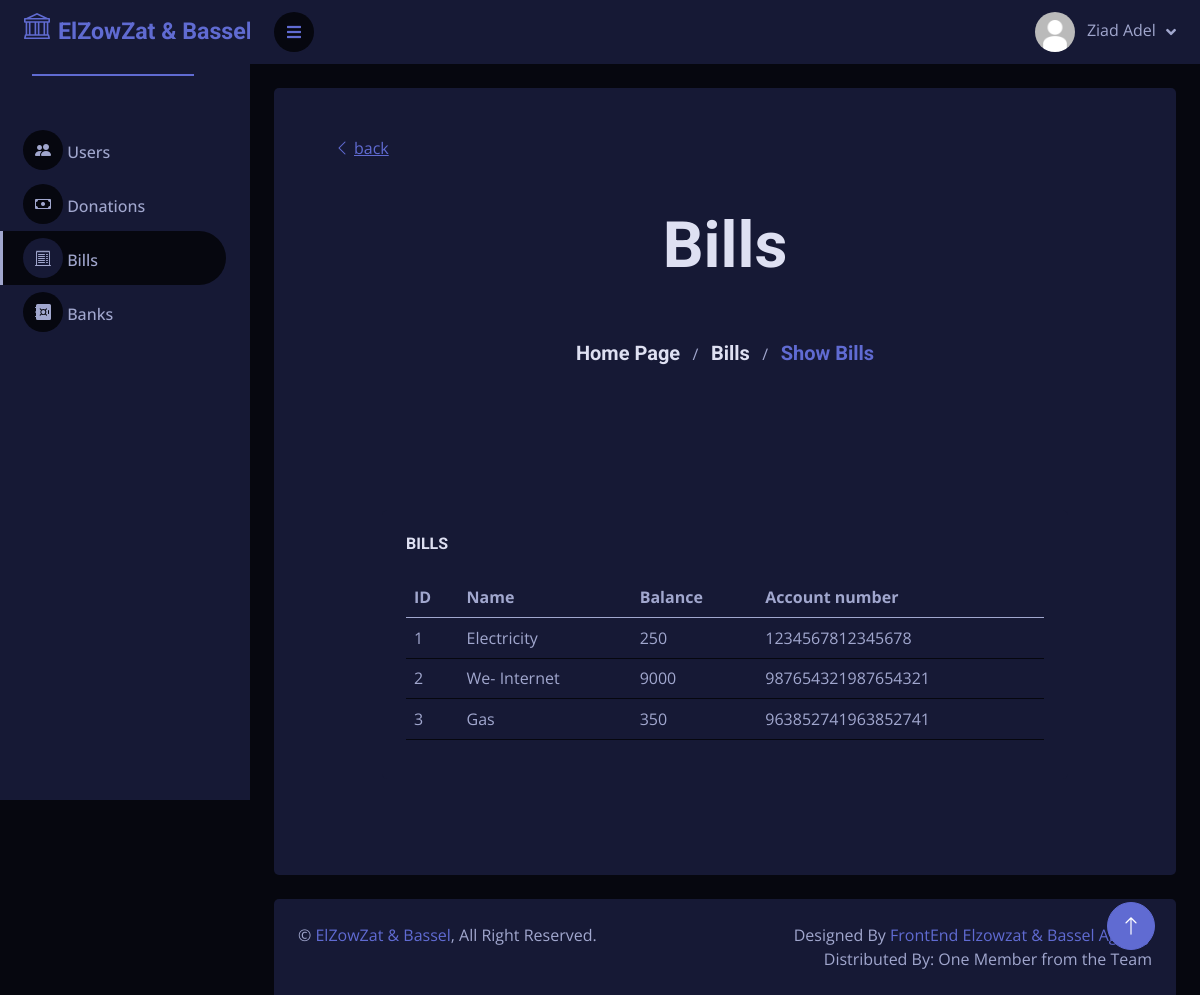
Page /Views/admin/show-bills.php (signed in) on the committed database.
### tables this page shows
CREATE TABLE `users` (
  `id` int(11) NOT NULL,
  `name` varchar(50) NOT NULL,
  `email` varchar(70) NOT NULL,
  `password` varchar(300) NOT NULL,
  `phone_number` varchar(30) NOT NULL,
  `role` int(11) NOT NULL,
  `image_path` text NOT NULL DEFAULT '../assets/img/profile_default.jpg'
);

CREATE TABLE `bills` (
  `id` int(11) NOT NULL,
  `name` varchar(30) NOT NULL,
  `balance` double NOT NULL,
  `account_number` varchar(30) NOT NULL
);

### controllers/CRUD.php (called while the page is built, shortened)
<?php
class CRUD
{
    public static function Select($query)
    {
        $db = new DBConnection();
        $connection = $db->openConnection();
        if ($connection != false) {
            $result = $connection->query($query);
            if (!$result) {
                echo "Error : " . mysqli_error($connection);
                $db->closeConnection();
                return false;
            } else {
                return $result->fetch_all(MYSQLI_ASSOC);
            }
        } else {
            echo "Error : ";
            return false;
        }
    }
}

### Models/User.php (called while the page is built, shortened)
<?php
require_once "Person.php";
?>
<?php
$exp = "~[a-zA-Z]*Controller~";
if (preg_match($exp, pathinfo($_SERVER['PHP_SELF'], PATHINFO_FILENAME))) {
    require_once "CRUD.php";
} else {
    require_once "../../controllers/CRUD.php";
}
class User extends PERSON
{
    private $image_path;
    public function __construct($id, $name, $email, $password, $image_path, $phone_number)
    {
        $this->image_path = $image_path;
    }
    public static function constructFromDB($id)
    {
        $query = "SELECT * FROM users WHERE id = '$id'";
        $res = CRUD::Select($query)[0];
        return new User($id, $res["name"], $res["email"], $res["password"], $res["image_path"], $res["phone_number"]);
    }
    public function getImagePath()
    {
        return  $this->image_path;
    }
}
?>

### Models/Person.php (called while the page is built, shortened)
<?php
abstract class PERSON
{
    protected $name;
    public function __construct($name, $id, $email, $password)
    {
        $this->name = $name;
    }
    public function getName()
    {
        return $this->name;
    }
}
?>

### controllers/BillController.php (called while the page is built, shortened)
<?php
require_once 'CRUD.php';
class BillController{
        public function viewAllbills(){
            $query = "select * from bills";
            $result = CRUD::Select($query);
            if($result){
                return $result;
            }
            else{
                echo "NO BILLS TO SHOW";
                return false;
            }
        }
    }

### Views/admin/show-bills.php (the view, shortened to what this page needs)
<?php require_once("../main-components/admin-header.php") ?>
<?php require_once("../main-components/admin-side-navbar.php") ?>
<?php require_once("../main-components/navbar.php") ?>
<?php require_once("../../controllers/BillController.php"); ?>
<?php $billcontroller = new BillController; ?>
<div class="container-fluid pt-4 px-4">
    <div class="row bg-secondary rounded align-items-center justify-content-center mx-0 p-5">
        <div class="container back-to-previous" onclick="window.history.back()">
            <a class="text-decoration-underline"><i class="bi bi-chevron-left me-1"></i>back</a>
        </div>
        <div class="col-12 text-center header">
            <h3 class="display-3 p-5">Bills</h3>
        </div>
        <div class="col-12 text-center pb-5">
            <span id="links-tracking">
                <a href="index.php" class="h5">Home Page</a>
                &nbsp;
                /
                &nbsp;
                <a href="bills.php" class="h5">Bills</a>
                &nbsp;
                /
                &nbsp;
                <a class="h5 text-primary">Show Bills</a>
            </span>
        </div>
        <div class="container-fluid pt-5">
            <div class="row justify-content-center h-100 p-5">
                <div class="col-12">
                    <div class="bg-secondary rounded h-100 p-4">
                        <h6 class="mb-4">BILLS</h6>
                        <div class="table-responsive">
                            <table class="table">
                                <thead>
                                    <tr>
                                        <th scope="col">ID</th>
                                        <th scope="col">Name</th>
                                        <th scope="col">Balance</th>
                                        <th scope="col">Account number</th>
                                    </tr>
                                </thead>
                                <tbody>
                                    <?php
                                    $bill = $billcontroller->viewAllbills();
                                    if ($bill) {
                                        foreach ($bill as $bills) {
                                            echo "<tr>";
                                            echo "<td>" . $bills['id'] . "</td>";
                                            echo "<td>" . $bills['name'] . "</td>";
                                            echo "<td>" . $bills['balance'] . "</td>";
                                            echo "<td>" . $bills['account_number'] . "</td>";
                                            echo "<tr>";
                                        }
                                    }
                                    ?>
                                </tbody>
                            </table>
                        </div>
                    </div>
                </div>
            </div>
        </div>
    </div>
</div>
<?php require_once("../main-components/footer.php") ?>

### Views/main-components/admin-header.php (shortened to what this page needs)
<!DOCTYPE html>
<html lang="en">
<head>
    <link href="https://cdnjs.cloudflare.com/ajax/libs/font-awesome/5.10.0/css/all.min.css" rel="stylesheet">
    <link href="https://cdn.jsdelivr.net/npm/bootstrap-icons@1.4.1/font/bootstrap-icons.css" rel="stylesheet">
    <link href='https://unpkg.com/boxicons@2.1.4/css/boxicons.min.css' rel='stylesheet'>
    <link href="../assets/lib/owlcarousel/assets/owl.carousel.min.css" rel="stylesheet">
    <link href="../assets/lib/tempusdominus/css/tempusdominus-bootstrap-4.min.css" rel="stylesheet" />
    <link href="../assets/css/bootstrap.min.css" rel="stylesheet">
    <link href="../assets/css/style.css" rel="stylesheet">
    <link href="../assets/css/Iconstylefav.css" rel="stylesheet">
</head>
<body>
    <div class="container-fluid position-relative d-flex p-0">

### Views/main-components/admin-side-navbar.php (shortened to what this page needs)
<div class="sidebar pe-4 pb-3">
    <nav class="navbar bg-secondary navbar-dark">
        <a href="index.php" class="navbar-brand mx-4 mb-3 d-flex align-items-baseline">
            <span class="h6 ms-2 text-primary" style="font-size: 1.45rem">ElZowZat & Bassel</span>
        </a>
        <div class="line" style="margin: -2rem 2rem"></div>
        <div class="navbar-nav w-100">
            <a id="users" href="users.php" class="nav-item nav-link">
                <i class="bi bi-people-fill"></i>
                Users
            </a>
            <a id="donations" href="donations.php" class="nav-item nav-link">
            <i class="bi bi-cash"></i>
                Donations
            </a>
            <a id="bills" href="bills.php" class="nav-item nav-link">
                <i class="bi bi-receipt-cutoff"></i>
                Bills
            </a>
            <a id="banks" href="banks.php" class="nav-item nav-link">
                <i class="bi">
                </i>
                Banks
            </a>
        </div>
    </nav>
</div>

### Views/main-components/navbar.php (shortened to what this page needs)
<?php require_once ("../../models/User.php") ?>
<?php
$active_user_id = $_SESSION['user']['id'];
$user = User::constructFromDB($active_user_id);
?>
<div class="content">
    <nav class="navbar navbar-expand bg-secondary navbar-dark sticky-top px-4 py-0">
        <a href="#" class="sidebar-toggler flex-shrink-0">
            <i class="fa fa-bars"></i>
        </a>
        <div class="navbar-nav align-items-center ms-auto">
            <div class="nav-item dropdown">
                <a href="#" class="nav-link dropdown-toggle" data-bs-toggle="dropdown">
                    <img class="rounded-circle me-lg-2" src="<?php echo $user->getImagePath() ?>" alt=""
                        style="width: 40px; height: 40px;">
                    <span class="d-none d-lg-inline-flex">
                        <?php
                        echo $user->getName();
                        ?>
                    </span>
                </a>
            </div>
        </div>
    </nav>

### Views/main-components/footer.php (shortened to what this page needs)
<div class="container-fluid pt-4 px-4">
    <div class="bg-secondary rounded-top p-4">
        <div class="row">
            <div class="col-12 col-sm-6 text-center text-sm-start">
                &copy; <a href="#">ElZowZat & Bassel</a>, All Right Reserved.
            </div>
            <div class="col-12 col-sm-6 text-center text-sm-end">
                Designed By <a href="https://htmlcodex.com">FrontEnd Elzowzat & Bassel Agency</a>
                <br>Distributed By: One Member from the Team<a href="https://themewagon.com" target="_blank"></a>
            </div>
        </div>
    </div>
</div>
</div>
<a href="#" class="btn btn-lg btn-primary btn-lg-square back-to-top"><i class="bi bi-arrow-up"></i></a>
</div>
</body>
</html>

### Views/assets/css/style.css (style rules this page uses)
:root { --text: #dee0f2; --background: #06070f; --dark: #06070f; --primary: #a1a7ce; --secondary: #161935; --accent: #606bd2; }
.back-to-top { position: fixed; display: none; right: 45px; bottom: 45px; z-index: 99; }
.btn { transition: 0.5s; }
.btn-lg-square { width: 48px; height: 48px; }
.btn-square, .btn-sm-square, .btn-lg-square { padding: 0; display: inline-flex; align-items: center; justify-content: center; font-weight: normal; border-radius: 50px; }
.sidebar { position: fixed; top: 0; left: 0; bottom: 0; width: 250px; height: 100vh; overflow-y: auto; background: var(--secondary); transition: 0.5s; z-index: 999; }
.content { margin-left: 250px; min-height: 100vh; background: var(--dark); transition: 0.5s; }
@media (min-width: 992px) { .sidebar { margin-left: 0; } }
@media (min-width: 992px) { .content { width: calc(100% - 250px); } }
.sidebar .navbar .navbar-nav .nav-link { padding: 7px 20px; color: var(--light); font-weight: 500; border-left: 3px solid var(--secondary); border-radius: 0 30px 30px 0; outline: none; }
.sidebar .navbar .navbar-nav .nav-link:hover, .sidebar .navbar .navbar-nav .nav-link.active { color: var(--primary); background: var(--dark); border-color: var(--primary); }
.sidebar .navbar .navbar-nav .nav-link i { width: 40px; height: 40px; display: inline-flex; align-items: center; justify-content: center; background: var(--dark); border-radius: 40px; }
.sidebar .navbar .navbar-nav .nav-link:hover i, .sidebar .navbar .navbar-nav .nav-link.active i { background: var(--secondary); }
.content .navbar .navbar-nav .nav-link { margin-left: 25px; padding: 12px 0; color: var(--light); outline: none; }
.content .navbar .sidebar-toggler, .content .navbar .navbar-nav .nav-link i { width: 40px; height: 40px; display: inline-flex; align-items: center; justify-content: center; background: var(--dark); border-radius: 40px; }
.content .navbar .dropdown-toggle::after { margin-left: 6px; vertical-align: middle; border: none; content: "\f107"; font-family: "Font Awesome 5 Free"; font-weight: 900; transition: 0.5s; }
.line { width: 200px; height: 1px; border: 1px solid var(--accent); margin: 15px auto 50px auto; }

### rows in the picture
users: image_path (placeholder picture), name "Ziad Adel"
bills: id "1", name "Electricity", balance "250", account_number "1234567812345678"
bills: id "2", name "We- Internet", balance "9000", account_number "987654321987654321"
bills: id "3", name "Gas", balance "350", account_number "963852741963852741"
